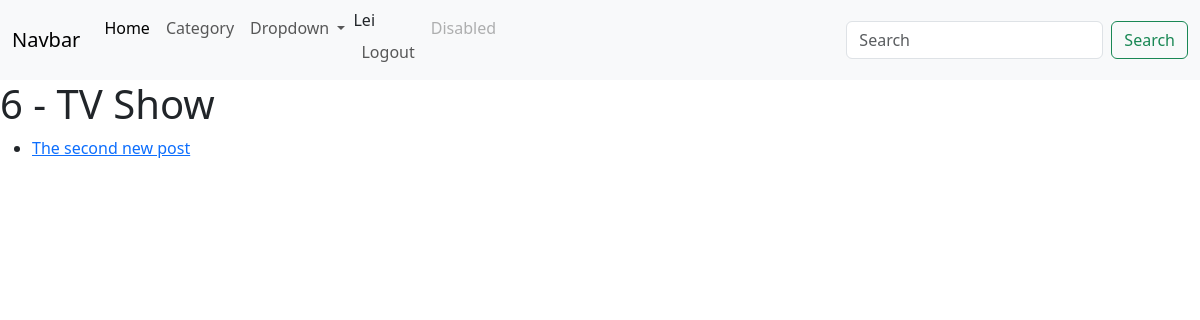
/category/6 (signed in), run on an earlier commit of the app's database.
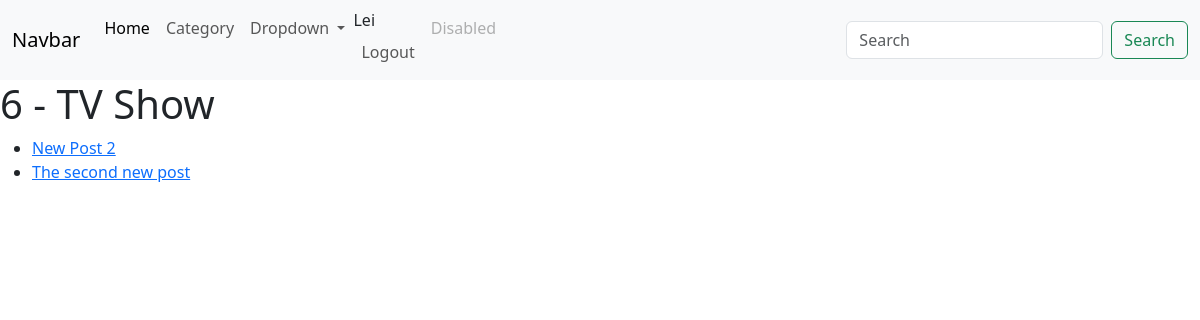
And on a later commit of the database.
### blog/models.py (models this page shows, shortened)
class Post(models.Model):
    author = models.ForeignKey(User, null=True, blank=True, on_delete=models.CASCADE)
    body = models.TextField()
    category = models.ForeignKey(Category, on_delete=models.SET_NULL, null=True)
    likes = models.ManyToManyField(User, blank=True, null=True, related_name="post_likes")
    post_image = models.ImageField(blank=True, null=True)
    title = models.CharField(max_length=255)

### blog/views.py (the view)
# urls.py: path("category/<int:id>", detail_category,
def detail_category(request, id):
    error_message = ""
    try:
        data = Category.objects.get(id=id)
    except Category.DoesNotExist:
        error_message = "The category does not exist"
        data = None
    return render(request, "detail_category.html",
                  {"category": data,
                   "error_message": error_message})

### blog/templates/detail_category.html (shortened to what this page needs)
{% extends 'base.html' %}
{% block content %}
    <h1>{{ category.id }} - {{ category.name }}</h1>
    <ul>
    {% for post in category.post_set.all %}
        <li><a href="{% url 'detail_post' id=post.id %}">{{ post.title }}</a></li>
    {% endfor %}
    </ul>
{% endblock %}

What changed in the data, as far as the page shows it:
now on this page (row edited): Post: title "New Post 2"
